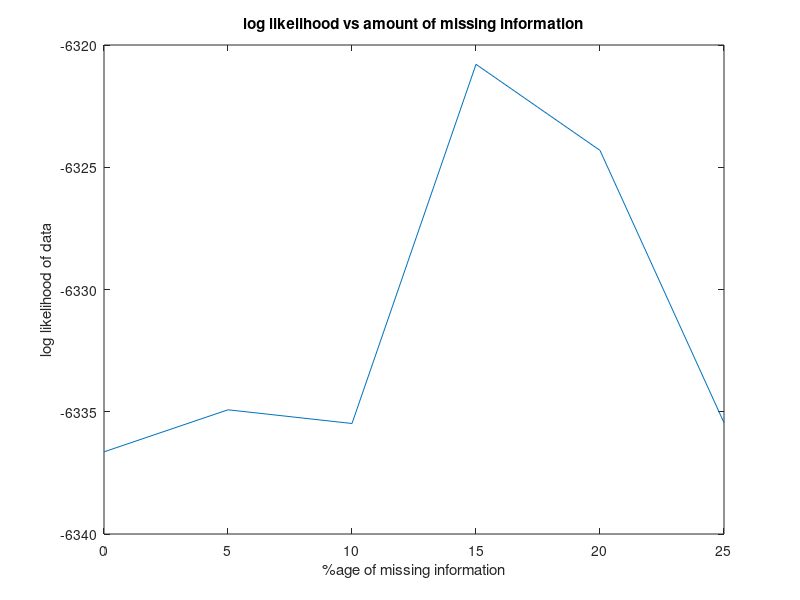

MATLAB code to generate this figure:
data = load('ll_graph.txt');
plot(data(:,1), data(:,2));
title('log likelihood vs amount of missing information');
xlabel('%age of missing information');
ylabel('log likelihood of data');

%ML for part a = -8044.14